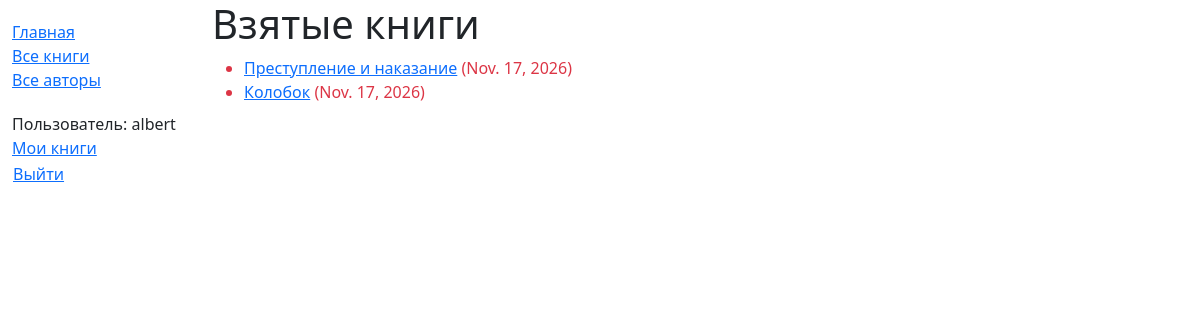
/catalog/mybooks/ (signed in), run on the app's committed database.
### catalog/models.py (models this page shows, shortened)
class BookInstance(models.Model):
    borrower = models.ForeignKey(User, on_delete=models.SET_NULL, null=True, blank=True)
    id = models.UUIDField(
        primary_key=True,
        default=uuid.uuid4,
        help_text='Уникальный ID для этой конкретной книги во всей библиотеке'
    )
    book = models.ForeignKey('Book', on_delete=models.RESTRICT, null=True)
    imprint = models.CharField(max_length=200)
    due_back = models.DateField(null=True, blank=True)
    LOAN_STATUS = (
        ('m', 'На обслуживании'),
        ('o', 'Выдана'),
        ('a', 'Доступна'),
        ('r', 'Зарезервирована'),
    )
    @property
    def is_overdue(self):
        return bool(self.due_back and date.today() > self.due_back)
    status = models.CharField(
        max_length=1,
        choices=LOAN_STATUS,
        blank=True,
        default='m',
        help_text='Доступность книги',
    )
    class Meta:
        ordering = ['due_back']
        permissions = (("can_mark_returned", "Set book as returned"),)

class Book(models.Model):
    title = models.CharField(max_length=200)
    author = models.ForeignKey('Author', on_delete=models.RESTRICT, null=True)
    summary = models.TextField(
        max_length=1000,
        help_text='Введите краткое описание книги'
    )
    isbn = models.CharField(
        'ISBN',
        max_length=13,
        unique=True,
        help_text='13 символов <a href="https://www.isbn-international.org/content/what-isbn">ISBN номера</a>'
    )
    genre = models.ManyToManyField(Genre, help_text='Выберите жанр для этой книги')
    language = models.ForeignKey('Language', on_delete=models.SET_NULL, null=True)

### catalog/views.py (the view)
# urls.py: path('mybooks/', views.LoanedBooksByUserListView.as_view(), name='my-borrowed'),
class LoanedBooksByUserListView(LoginRequiredMixin, generic.ListView):
    model = BookInstance
    template_name = 'catalog/bookinstance_list_borrowed_user.html'
    paginate_by = 10
    def get_queryset(self):
        return (
            BookInstance.objects.filter(borrower=self.request.user)
            .filter(status__exact='o')
            .order_by('due_back')
        )

### catalog/templates/catalog/bookinstance_list_borrowed_user.html
{% extends "base_generic.html" %}
{% block content %}
    <h1>Взятые книги</h1>
    {% if bookinstance_list %}
    <ul>
      {% for bookinst in bookinstance_list %}
      <li class="{% if bookinst.is_overdue %}text-danger{% endif %}">
        <a href="{% url 'book-detail' bookinst.book.pk %}">{{ bookinst.book.title }}</a> ({{ bookinst.due_back }})
      </li>
      {% endfor %}
    </ul>
    {% else %}
      <p>У вас нет взятых книг.</p>
    {% endif %}
{% endblock %}

### catalog/templates/base_generic.html (shortened to what this page needs)
<!DOCTYPE html>
<html lang="ru">
<head>
    <link href="https://cdn.jsdelivr.net/npm/bootstrap@5.3.3/dist/css/bootstrap.min.css" rel="stylesheet">
    {% load static %}
    <link rel="stylesheet" href="{% static 'css/style.css' %}">
</head>
<body>
<div class="container-fluid">
    <div class="row">
        <div class="col-sm-2">
            {% block sidebar %}
            <ul class="sidebar-nav">
                <li><a href="{% url 'index' %}">Главная</a></li>
                <li><a href="{% url 'books' %}">Все книги</a></li>
                <li><a href="{% url 'authors' %}">Все авторы</a></li>
            </ul>
            <ul class="sidebar-nav">
                {% if user.is_authenticated %}
                <li>Пользователь: {{ user.get_username }}</li>
                <li><a href="{% url 'my-borrowed' %}">Мои книги</a></li>
                <li>
                    <form id="logout-form" method="post" action="{% url 'logout' %}">
                        <button type="submit" class="btn btn-link p-0">Выйти</button>
                    </form>
                </li>
                {% else %}
                <li><a href="{% url 'login' %}?next={{ request.path }}">Войти</a></li>
                {% endif %}
            </ul>
            {% endblock %}
        </div>
        <div class="col-sm-10 ">
            {% block content %}{% endblock %}
        </div>
    </div>
</div>
</body>
</html>

### catalog/static/css/style.css (style rules this page uses)
.sidebar-nav { margin-top: 20px; padding: 0; list-style: none; }

### data on the page
BookInstance: book "Преступление и наказание", due_back "Nov. 17, 2026"
BookInstance: book "Колобок", due_back "Nov. 17, 2026"

### other printed values
{{ user.get_username }} "albert"
